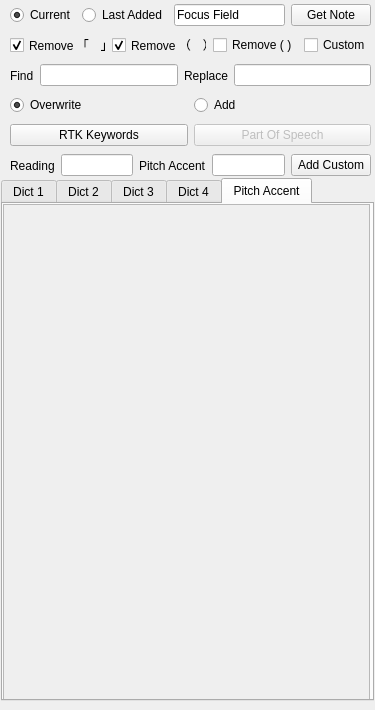
<?xml version="1.0" encoding="UTF-8"?>
<ui version="4.0">
 <class>AddonWindow</class>
 <widget class="QMainWindow" name="AddonWindow">
  <property name="geometry">
   <rect>
    <x>0</x>
    <y>0</y>
    <width>375</width>
    <height>710</height>
   </rect>
  </property>
  <property name="minimumSize">
   <size>
    <width>375</width>
    <height>710</height>
   </size>
  </property>
  <property name="maximumSize">
   <size>
    <width>375</width>
    <height>710</height>
   </size>
  </property>
  <property name="windowTitle">
   <string>MainWindow</string>
  </property>
  <widget class="QWidget" name="centralwidget">
   <widget class="QTabWidget" name="dict_tabs">
    <property name="geometry">
     <rect>
      <x>1</x>
      <y>178</y>
      <width>373</width>
      <height>523</height>
     </rect>
    </property>
    <property name="currentIndex">
     <number>4</number>
    </property>
    <widget class="QWidget" name="res_tab_1">
     <attribute name="title">
      <string>Dict 1</string>
     </attribute>
     <widget class="QScrollArea" name="dict_1_tab_scroll_area">
      <property name="geometry">
       <rect>
        <x>0</x>
        <y>0</y>
        <width>367</width>
        <height>497</height>
       </rect>
      </property>
      <property name="widgetResizable">
       <bool>true</bool>
      </property>
      <widget class="QWidget" name="scrollAreaWidgetContents">
       <property name="geometry">
        <rect>
         <x>0</x>
         <y>0</y>
         <width>365</width>
         <height>495</height>
        </rect>
       </property>
       <layout class="QVBoxLayout" name="verticalLayout_2"/>
      </widget>
     </widget>
    </widget>
    <widget class="QWidget" name="res_tab_2">
     <attribute name="title">
      <string>Dict 2</string>
     </attribute>
     <widget class="QScrollArea" name="dict_2_tab_scroll_area">
      <property name="geometry">
       <rect>
        <x>0</x>
        <y>0</y>
        <width>367</width>
        <height>497</height>
       </rect>
      </property>
      <property name="widgetResizable">
       <bool>true</bool>
      </property>
      <widget class="QWidget" name="scrollAreaWidgetContents_2">
       <property name="geometry">
        <rect>
         <x>0</x>
         <y>0</y>
         <width>365</width>
         <height>495</height>
        </rect>
       </property>
       <layout class="QVBoxLayout" name="verticalLayout_3"/>
      </widget>
     </widget>
    </widget>
    <widget class="QWidget" name="res_tab_3">
     <attribute name="title">
      <string>Dict 3</string>
     </attribute>
     <widget class="QScrollArea" name="dict_3_tab_scroll_area">
      <property name="geometry">
       <rect>
        <x>0</x>
        <y>0</y>
        <width>367</width>
        <height>497</height>
       </rect>
      </property>
      <property name="widgetResizable">
       <bool>true</bool>
      </property>
      <widget class="QWidget" name="scrollAreaWidgetContents_3">
       <property name="geometry">
        <rect>
         <x>0</x>
         <y>0</y>
         <width>365</width>
         <height>495</height>
        </rect>
       </property>
       <layout class="QVBoxLayout" name="verticalLayout_4"/>
      </widget>
     </widget>
    </widget>
    <widget class="QWidget" name="res_tab_4">
     <attribute name="title">
      <string>Dict 4</string>
     </attribute>
     <widget class="QScrollArea" name="dict_4_tab_scroll_area">
      <property name="geometry">
       <rect>
        <x>0</x>
        <y>0</y>
        <width>367</width>
        <height>497</height>
       </rect>
      </property>
      <property name="widgetResizable">
       <bool>true</bool>
      </property>
      <widget class="QWidget" name="scrollAreaWidgetContents_5">
       <property name="geometry">
        <rect>
         <x>0</x>
         <y>0</y>
         <width>365</width>
         <height>495</height>
        </rect>
       </property>
       <layout class="QVBoxLayout" name="verticalLayout_5"/>
      </widget>
     </widget>
    </widget>
    <widget class="QWidget" name="res_tab_5">
     <attribute name="title">
      <string>Pitch Accent</string>
     </attribute>
     <widget class="QScrollArea" name="dict_5_tab_scroll_area">
      <property name="geometry">
       <rect>
        <x>0</x>
        <y>0</y>
        <width>367</width>
        <height>497</height>
       </rect>
      </property>
      <property name="widgetResizable">
       <bool>true</bool>
      </property>
      <widget class="QWidget" name="scrollAreaWidgetContents_6">
       <property name="geometry">
        <rect>
         <x>0</x>
         <y>0</y>
         <width>365</width>
         <height>495</height>
        </rect>
       </property>
       <layout class="QVBoxLayout" name="verticalLayout_6"/>
      </widget>
     </widget>
    </widget>
   </widget>
   <widget class="QWidget" name="horizontalLayoutWidget_5">
    <property name="geometry">
     <rect>
      <x>10</x>
      <y>30</y>
      <width>361</width>
      <height>31</height>
     </rect>
    </property>
    <layout class="QHBoxLayout" name="horizontalLayout_re_options">
     <item>
      <widget class="QCheckBox" name="checkBox_re_sentences">
       <property name="text">
        <string>Remove 「　」</string>
       </property>
       <property name="checked">
        <bool>true</bool>
       </property>
      </widget>
     </item>
     <item>
      <widget class="QCheckBox" name="checkBox_re_parenthesis_jp">
       <property name="text">
        <string>Remove （　）</string>
       </property>
       <property name="checked">
        <bool>true</bool>
       </property>
      </widget>
     </item>
     <item>
      <widget class="QCheckBox" name="checkBox_re_parenthesis_std">
       <property name="text">
        <string>Remove ( )</string>
       </property>
      </widget>
     </item>
     <item>
      <widget class="QCheckBox" name="checkBox_re_custom">
       <property name="text">
        <string>Custom</string>
       </property>
      </widget>
     </item>
    </layout>
   </widget>
   <widget class="QWidget" name="horizontalLayoutWidget_3">
    <property name="geometry">
     <rect>
      <x>10</x>
      <y>90</y>
      <width>361</width>
      <height>31</height>
     </rect>
    </property>
    <layout class="QHBoxLayout" name="horizontalLayout_over_add">
     <item>
      <widget class="QRadioButton" name="radioButton_Overwrite">
       <property name="text">
        <string>Overwrite</string>
       </property>
       <property name="checked">
        <bool>true</bool>
       </property>
      </widget>
     </item>
     <item>
      <widget class="QRadioButton" name="radioButton_add">
       <property name="text">
        <string>Add</string>
       </property>
      </widget>
     </item>
    </layout>
   </widget>
   <widget class="QWidget" name="horizontalLayoutWidget_2">
    <property name="geometry">
     <rect>
      <x>10</x>
      <y>60</y>
      <width>361</width>
      <height>31</height>
     </rect>
    </property>
    <layout class="QHBoxLayout" name="horizontalLayout_re_custom">
     <item>
      <widget class="QLabel" name="label_re_find">
       <property name="text">
        <string>Find</string>
       </property>
      </widget>
     </item>
     <item>
      <widget class="QLineEdit" name="lineEdit_re_find"/>
     </item>
     <item>
      <widget class="QLabel" name="label_re_replace">
       <property name="text">
        <string>Replace</string>
       </property>
      </widget>
     </item>
     <item>
      <widget class="QLineEdit" name="lineEdit_re_replace"/>
     </item>
    </layout>
   </widget>
   <widget class="QWidget" name="horizontalLayoutWidget_6">
    <property name="geometry">
     <rect>
      <x>10</x>
      <y>150</y>
      <width>361</width>
      <height>31</height>
     </rect>
    </property>
    <layout class="QHBoxLayout" name="horizontalLayout_custom_reading">
     <item>
      <widget class="QLabel" name="label_custom_reading">
       <property name="text">
        <string>Reading</string>
       </property>
      </widget>
     </item>
     <item>
      <widget class="QLineEdit" name="lineEdit_custom_reading"/>
     </item>
     <item>
      <widget class="QLabel" name="label">
       <property name="text">
        <string>Pitch Accent</string>
       </property>
      </widget>
     </item>
     <item>
      <widget class="QLineEdit" name="lineEdit_custom_pitch"/>
     </item>
     <item>
      <widget class="QPushButton" name="pushButton_custom_pa_reading">
       <property name="text">
        <string>Add Custom</string>
       </property>
      </widget>
     </item>
    </layout>
   </widget>
   <widget class="QWidget" name="horizontalLayoutWidget">
    <property name="geometry">
     <rect>
      <x>10</x>
      <y>0</y>
      <width>361</width>
      <height>31</height>
     </rect>
    </property>
    <layout class="QHBoxLayout" name="horizontalLayout_check_mode">
     <item>
      <widget class="QRadioButton" name="radioButton_Current">
       <property name="text">
        <string>Current</string>
       </property>
       <property name="checked">
        <bool>true</bool>
       </property>
      </widget>
     </item>
     <item>
      <widget class="QRadioButton" name="radioButton_last_added">
       <property name="text">
        <string>Last Added</string>
       </property>
      </widget>
     </item>
     <item>
      <widget class="QLineEdit" name="lineEdit_read_note">
       <property name="text">
        <string>Focus Field</string>
       </property>
       <property name="readOnly">
        <bool>true</bool>
       </property>
      </widget>
     </item>
     <item>
      <widget class="QPushButton" name="pushButton_get_note">
       <property name="text">
        <string>Get Note</string>
       </property>
      </widget>
     </item>
    </layout>
   </widget>
   <widget class="QWidget" name="horizontalLayoutWidget_7">
    <property name="geometry">
     <rect>
      <x>10</x>
      <y>120</y>
      <width>361</width>
      <height>31</height>
     </rect>
    </property>
    <layout class="QHBoxLayout" name="horizontalLayout">
     <item>
      <widget class="QPushButton" name="pushButton_rtk_keywords">
       <property name="text">
        <string>RTK Keywords</string>
       </property>
       <property name="checked">
        <bool>false</bool>
       </property>
      </widget>
     </item>
     <item>
      <widget class="QPushButton" name="pushButton_pos">
       <property name="enabled">
        <bool>false</bool>
       </property>
       <property name="text">
        <string>Part Of Speech</string>
       </property>
       <property name="checkable">
        <bool>true</bool>
       </property>
      </widget>
     </item>
    </layout>
   </widget>
  </widget>
 </widget>
 <resources/>
 <connections/>
</ui>
